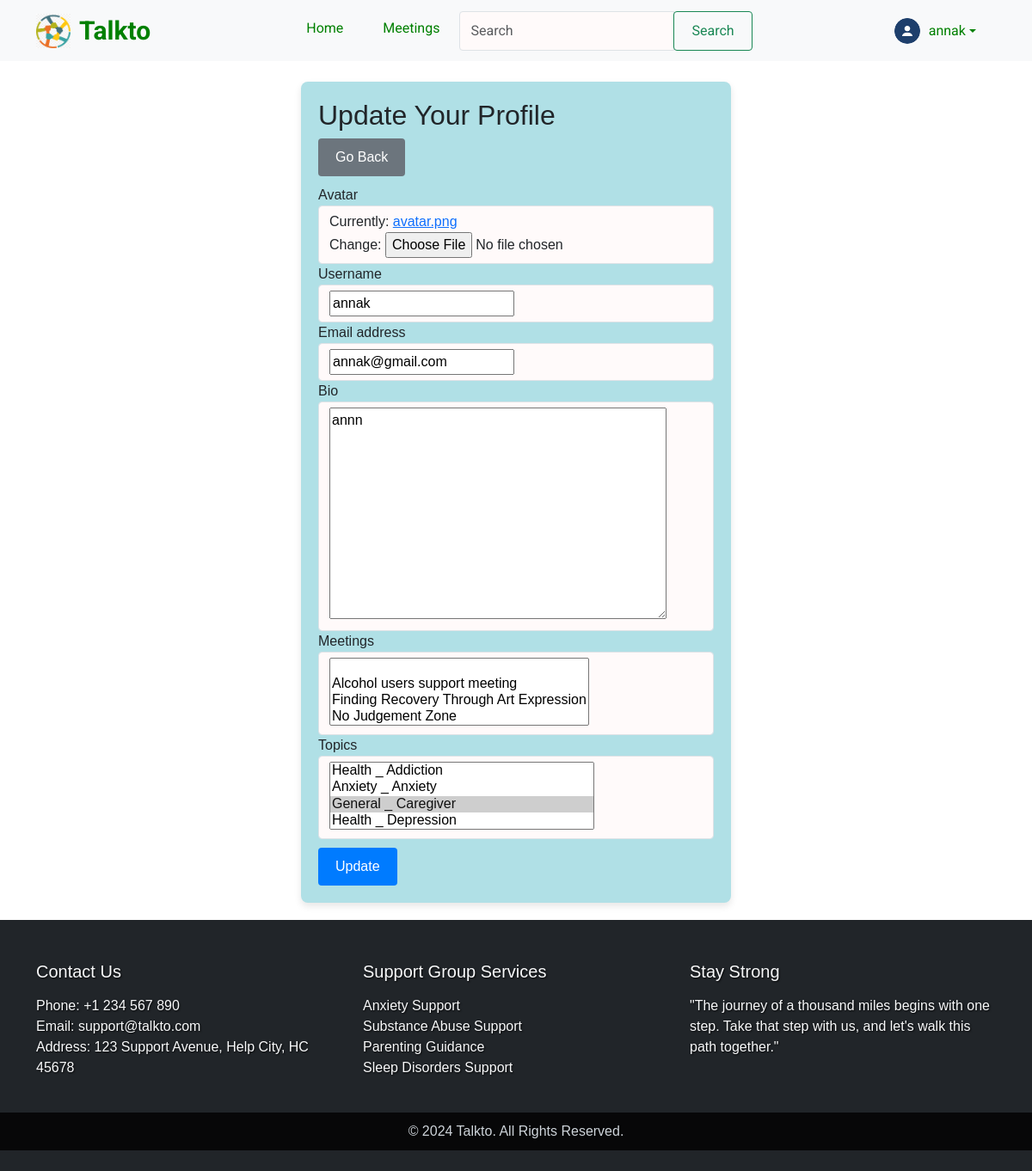
The app's page /update_user/ (signed in), older data.
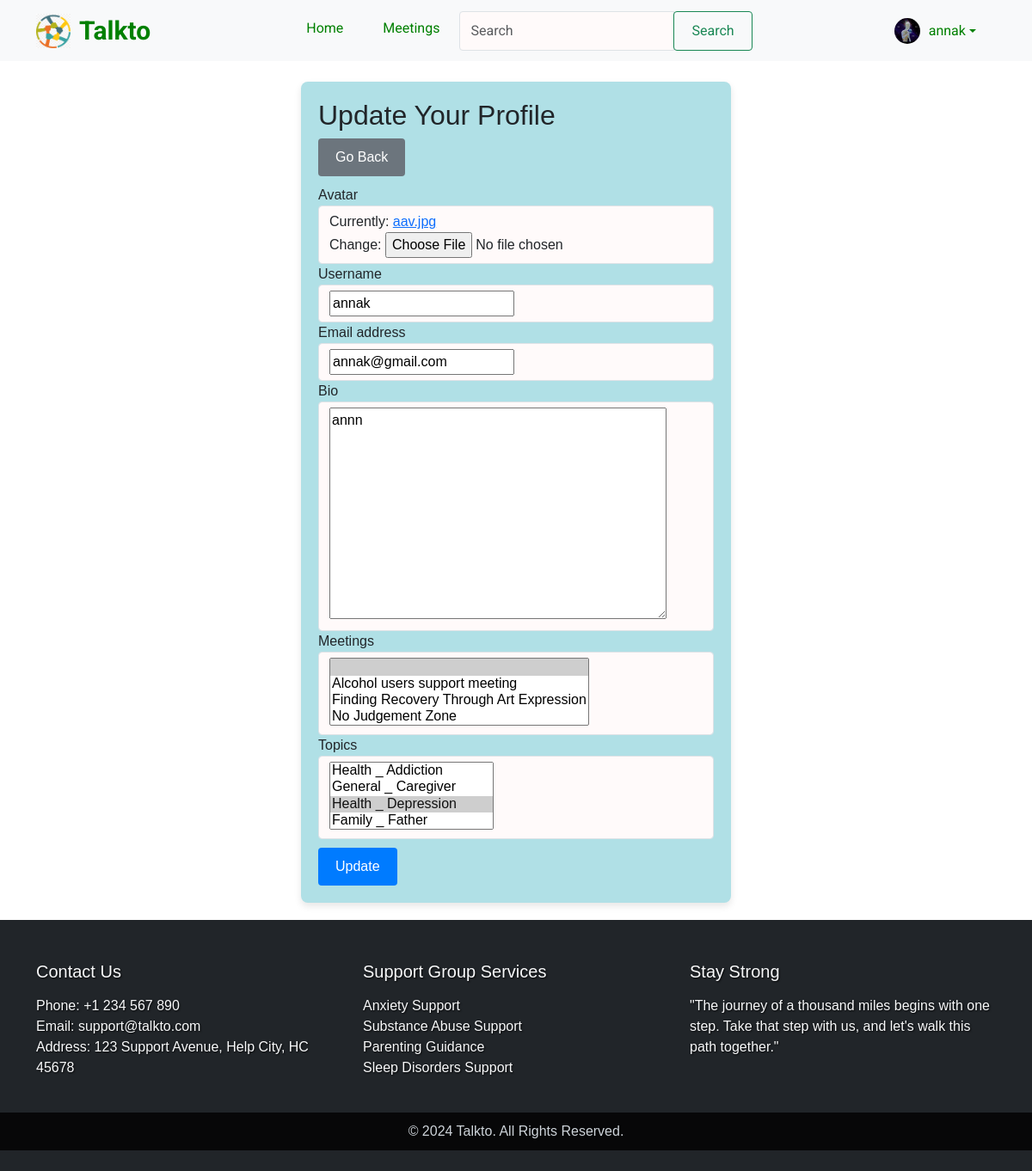
The same page, newer data.
### base/models.py (models this page shows)
class User(AbstractUser):
    topics = models.ManyToManyField(Topic, related_name='topics', blank=True)
    meetings = models.ManyToManyField(Meeting, related_name='meetings', blank=True)
    avatar = models.ImageField(null=True, default='avatar.png')
    bio = models.TextField(null=True)

### base/views.py (the view)
# urls.py: path('update_user/', views.update_user, name='update_user'),
@login_required(login_url='login')
def update_user(request):
    user = request.user
    form = UserForm(instance=user)
    if request.method == 'POST':
        form = UserForm(request.POST, request.FILES, instance=user)
        if form.is_valid():
            form.save()
            return redirect('profile', user.id)
    context = {'form': form}
    return render(request, 'base/update_user.html', context)

### base/forms.py
class UserForm(ModelForm):
    class Meta:
        model = User
        fields = ['avatar', 'username', 'email', 'bio', 'meetings', 'topics']

### base/models.py (called while the page is built)
    def __str__(self):
        return self.heading

    def __str__(self):
        return f"{self.category} _ {self.name}"

    def __str__(self):
        return self.headline

### base/templates/base/update_user.html (shortened to what this page needs)
{% extends 'main.html' %}
{% load static %}
{% block static %}
        <link rel="stylesheet" href="{% static 'styles/styles.css' %}">
{% endblock %}
{% block content %}
    <div class="container update-user-container mt-4" >
        <h2>Update Your Profile</h2>
        <a href="{{ request.META.HTTP_REFERER }}" class="btn btn-secondary ml-2">Go Back</a>
        <form method="post" action="" enctype="multipart/form-data">
            {% for field in form %}
                    <div style="font-weigh:bold;">
                        {{ field.label }}
                    </div>
                    <div class="form-control">
                        {{ field }}
                    </div>
            {% endfor %}
            <button class="btn btn-primary" type="submit">Update</button>
        </form>
    </div>
{% endblock %}

### templates/navbar.html (shortened to what this page needs)
{% load static %}
<nav class="navbar navbar-expand-lg navbar-light bg-light sticky-top">
    <div class="container">
        <a class="navbar-brand d-flex align-items-center" href="{% url 'home' %}">
            <img src="{% static 'images/logo.png' %}" width="40" height="40" alt="Logo" class="mr-2">
            <span>Talkto</span>
        </a>
        <div class="collapse navbar-collapse justify-content-center" id="navbarNav">
            <ul class="navbar-nav">
                <li class="nav-item">
                    <a class="nav-link" href="{% url 'home' %}">Home</a>
                </li>
                <li class="nav-item">
                    <a class="nav-link" href="{% url 'about' %}">Meetings</a>
                </li>
                <li class="nav-item">
                    <form class="form-inline my-2 my-lg-0" method="GET" action="">
                        <div class="input-group">
                            <input class="form-control" type="search" placeholder="Search" aria-label="Search" name="q">
                            <div class="input-group-append">
                                <button class="btn btn-outline-success" type="submit">Search</button>
                            </div>
                        </div>
                    </form>
                </li>
            </ul>
        </div>
        <div class="navbar-nav ml-auto">
            {% if request.user.is_authenticated %}
            <li class="nav-item dropdown">
                <a class="nav-link dropdown-toggle d-flex align-items-center" href="{% url 'profile' request.user.id %}" id="navbarDropdown" role="button" data-toggle="dropdown" aria-haspopup="true" aria-expanded="false">
                    <img src="{{ request.user.avatar.url }}" width="30" height="30" class="rounded-circle mr-2" alt="{{ current_user.username }}">
                    {{ request.user.username }}
                </a>
            </li>
            {% else %}
            <li class="nav-item">
                <a class="btn btn-outline-success" href="{% url 'login' %}">Login</a>
            </li>
            {% endif %}
        </div>
    </div>
</nav>

Row changes from the older to the newer data that the page shows:
changed User "annak": user.avatar: picture added in place of a placeholder
Text that changed along with them:
form field meetings: "/ Alcohol users support meeting / Finding Recovery Through Art Expression / No Judgement Zone" → "☑ / Alcohol users support meeting / Finding Recovery Through Art Expression / No Judgement Zone"
form field topics: "Health _ Addiction / Anxiety _ Anxiety / General _ Caregiver ☑ / Health _ Depression" → "Health _ Addiction / General _ Caregiver / Health _ Depression ☑ / Family _ Father"
text no longer shown: "Currently: avatar.png Change:"
text now shown: "Currently: aav.jpg Change:"
